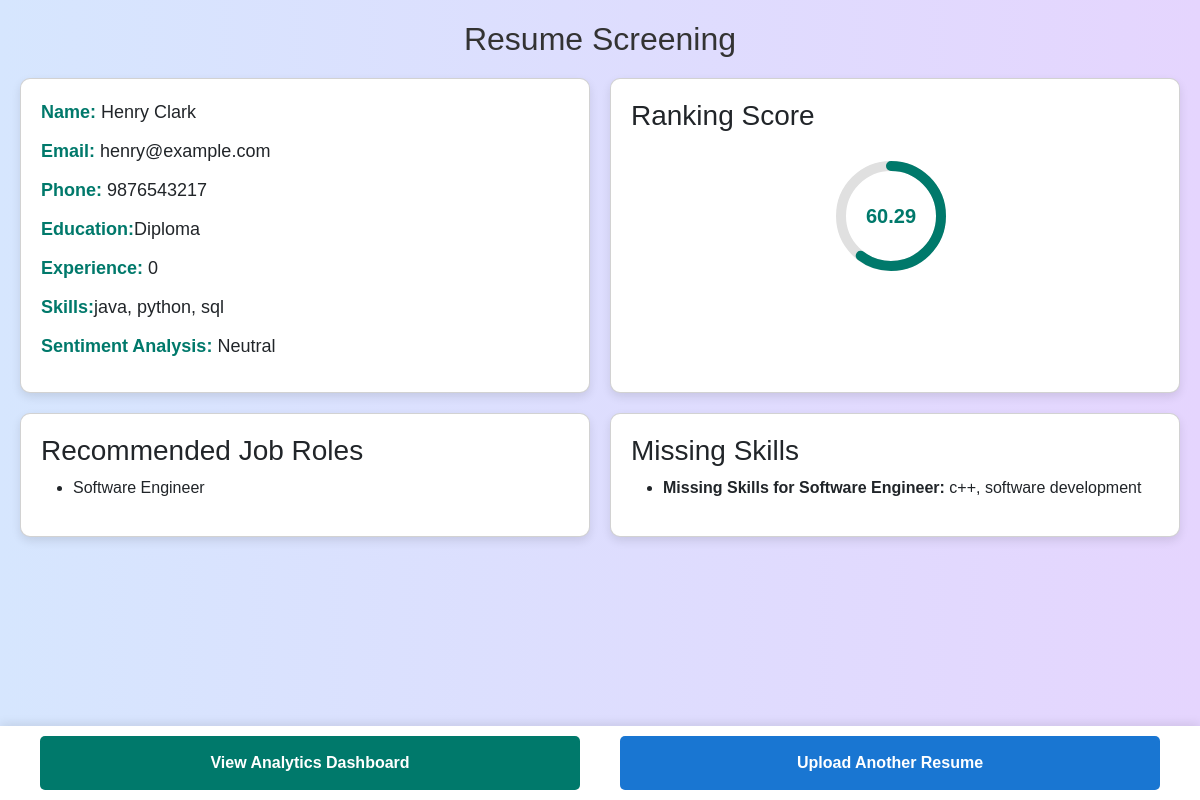
/result/463/, run on the app's committed database.
### resume_screening/models.py (models this page shows, shortened)
class Resume(models.Model):
    name = models.CharField(max_length=255)
    email = models.EmailField(max_length=255, null=True, blank=True)
    phone = models.CharField(max_length=20, null=True, blank=True)
    education = models.TextField(null=True, blank=True)
    experience = models.IntegerField(null=True, blank=True)
    skills = models.TextField(null=True, blank=True)
    file = models.FileField(upload_to='resumes/', null=True, blank=True)
    uploaded_at = models.DateTimeField(auto_now_add=True)
    ranking_score = models.FloatField(null=True, blank=True)
    recommended_roles = models.CharField(max_length=200, null=True, blank=True)
    sentiment = models.CharField(max_length=20, default="Neutral")
    missing_skills = models.JSONField(default=dict, blank=True)

### resume_screening/views.py (the view)
# urls.py: path("result/<int:resume_id>/", views.resume_result, name="resume_result"),
def resume_result(request, resume_id):
    try:
        resume = Resume.objects.get(id=resume_id)
    except Resume.DoesNotExist:
        messages.error(request, "Resume not found!")
        return redirect("upload_resume")
    recommended_roles = resume.recommended_roles.split(", ") if resume.recommended_roles else []
    sentiment = resume.sentiment
    stored_missing_skills = json.loads(resume.missing_skills) if resume.missing_skills else {}
    print("Missing Skills from DB:", stored_missing_skills)
    job_description = "Job description here"
    new_missing_skills = analyze_skills_gap(resume.skills, job_description)
    print("Missing Skills after analyze_skills_gap:", new_missing_skills)
    merged_missing_skills = stored_missing_skills.copy()
    for role, skills in new_missing_skills.items():
        if role in merged_missing_skills:
            merged_missing_skills[role] = list(set(merged_missing_skills[role] + skills))  # Remove duplicates
        else:
            merged_missing_skills[role] = skills
    candidate_skills = set(map(str.strip, resume.skills.split(",")))  # Convert to set for easy checking
    for role in merged_missing_skills:
        merged_missing_skills[role] = [skill for skill in merged_missing_skills[role] if skill.strip().lower() not in candidate_skills]
    filtered_missing_skills = {
        role: skills for role, skills in merged_missing_skills.items() if role in recommended_roles
    }
    print("Final Missing Skills Sent to Template:", filtered_missing_skills)
    return render(request, "resume_screening/result.html", {
        "resume": resume,
        "recommended_roles": recommended_roles,
        "sentiment": sentiment,
        "missing_skills": filtered_missing_skills  # ✅ Pass only relevant missing skills
    })

### resume_screening/parser.py (called while the page is built)
def analyze_skills_gap(candidate_skills, job_description):
    print("Candidate Skills:", candidate_skills)
    print("Job Description:", job_description)
    job_required_skills = {"Web Developer": ["css", "javascript", "react", "node.js"]}
    missing_skills = {}
    for role, skills in job_required_skills.items():
        missing = [skill for skill in skills if skill.lower() not in candidate_skills.lower()]
        missing_skills[role] = missing
    print("Missing Skills Calculated:", missing_skills)
    return missing_skills  # Ensure this returns a dictionary

### resume_screening/templates/resume_screening/result.html (shortened to what this page needs)
<!DOCTYPE html>
<html lang="en">
<head>
    <link rel="stylesheet" href="https://cdn.jsdelivr.net/npm/bootstrap@5.3.0/dist/css/bootstrap.min.css">
</head>
<body>
    <div class="container">
        <h2>Resume Screening</h2>
        <div class="content">
            <div class="card">
                <div class="info"><strong>Name:</strong> {{ resume.name }}</div>
                <div class="info"><strong>Email:</strong> {{ resume.email }}</div>
                <div class="info"><strong>Phone:</strong> {{ resume.phone }}</div>
                <div class="info"><strong>Education:</strong>{{ resume.education }}</div>
                <div class="info"><strong>Experience:</strong> {{ resume.experience }} </div>
                <div class="info"><strong>Skills:</strong>{{ resume.skills }}</div>
                <div class="info"><strong>Sentiment Analysis:</strong> {{ sentiment }}</div>
            </div>
            <div class="card">
                <h3>Ranking Score</h3>
                <div class="ranking-container">
                    <div class="progress-ring">
                        <svg width="120" height="120">
                            <circle class="bg" cx="60" cy="60" r="50"></circle>
                            <circle class="progress" cx="60" cy="60" r="50"></circle>
                        </svg>
                        <span>{{ resume.ranking_score }}</span>
                    </div>
                </div>
            </div>
            <div class="card">
                <h3>Recommended Job Roles</h3>
                <ul>
                    {% for role in recommended_roles %}
                        <li>{{ role }}</li>
                    {% empty %}
                        <li>No recommended roles found</li>
                    {% endfor %}
                </ul>
            </div>
            <div class="card">
                <h3>Missing Skills</h3>
                {% if missing_skills %}
                    <ul>
                        {% for role, skills in missing_skills.items %}
                            <li><strong>Missing Skills for {{ role }}:</strong> {{ skills|join:", " }}</li>
                        {% empty %}
                            <li>No missing skills found for recommended roles.</li>
                        {% endfor %}
                    </ul>
                {% else %}
                    <p>No missing skills found.</p>
                {% endif %}
            </div>
        </div>
    </div>
    <div class="buttons">
        <a href="{% url 'dashboard' %}" class="button">View Analytics Dashboard</a>
        <a href="{% url 'upload_resume' %}" class="button" style="background: #1976D2";>Upload Another Resume</a>
    </div>
</body>
</html>

### data on the page
Resume: name "Henry Clark", email "henry@example.com", phone "9876543217", education "Diploma", experience "0", skills "java, python, sql", sentiment "Neutral", ranking_score "60.29", recommended_roles "Software Engineer", recommended_roles "Software Engineer", skills "c++, software development"
